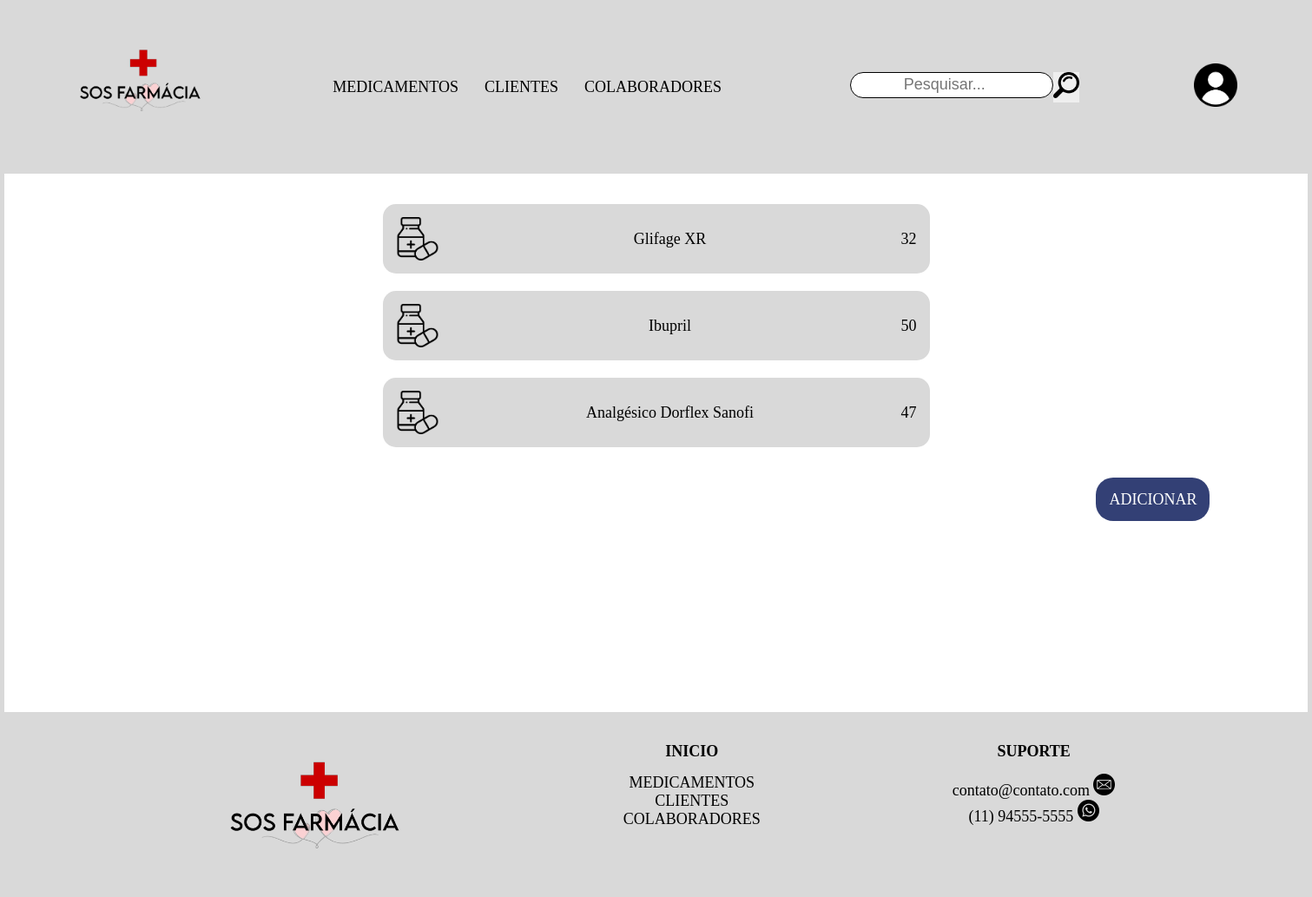
Screenshot of /tcc2.1/medicamentos.php with the database file from the repository.
### tables this page shows
CREATE TABLE IF NOT EXISTS `produtos` (
  `IdProduto` int NOT NULL AUTO_INCREMENT,
  `NomeProd` varchar(50) NOT NULL,
  `QtndProd` int NOT NULL,
  `DataVenci` date NOT NULL,
  `Fabricante` varchar(50) NOT NULL,
  `TipoProd` varchar(50) NOT NULL,            
  `Medidas` varchar(50) NOT NULL, 
  `Descricao` varchar(100) NOT NULL,
  PRIMARY KEY (`IdProduto`)
);

### tcc2.1/medicamentos.php (called while the page is built)
<?php
    include_once "View/head.php";
    include_once "View/menu.php";
    include_once "View/cadMedicamento.php";
    include_once "View/footer.php";
?>

### tcc2.1/View/cadMedicamento.php (the view)
<?php
include_once "action_php/conexao_bd.php";
if (isset($_POST['btnCadastrar'])) {
$Produto = mysqli_escape_string($connection,$_POST['pesquisa']);
$sql = "SELECT* FROM  Produtos  WHERE NomeProd LIKE '%$Produto%' LIMIT 4";
$resultado = mysqli_query($connection, $sql);
}else{
$sql = "SELECT * FROM Produtos";
$resultado = mysqli_query($connection, $sql);}
while($dados = mysqli_fetch_array($resultado)){
?>
<div class="card">
    <div class="conteudo">
        <img src="img/iconMedi.png" alt="">
        <a href="#"><?php echo $dados['NomeProd']; ?></a>
        <p><?php echo $dados['QtndProd']; ?></p>
    </div>
</div>
<?php }
?>
<div class="btnADD"><a href="criarProduto.php" class="botaoADD">ADICIONAR</a></div>
</div>

### tcc2.1/css/style.css (style rules this page uses)
* { margin: 0; padding: 0; font-size: 18px; text-align: center; }
* a { text-decoration: none; color: black; }
* body { background: #D9D9D9; }
.conteudo { margin: 0 auto 0 auto; width: 600px; display: flex; justify-content: space-between; align-items: center; background: #D9D9D9; border-radius: 15px; padding: 15px; margin-bottom: 20px; }
.conteudo img { width: 50px; height: 50px; }
.btnADD { margin-top: 50px; margin-left: 80%; }
.botaoADD { color:#fff; background: #334075; padding: 15px; border-radius: 20px; margin: 30px; }

### rows the page displays
produtos: NomeProd "Glifage XR", QtndProd "32"
produtos: NomeProd "Ibupril", QtndProd "50"
produtos: NomeProd "Analgésico Dorflex Sanofi", QtndProd "47"
